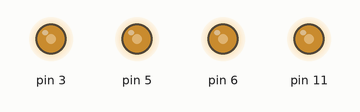
The sketch below on a simulated Arduino Uno, built with avr-gcc and run on an emulated ATmega328P. Shown: output pins drawn as LEDs (lit = HIGH). What the sketch prints to the serial monitor is not drawn.

Above: at 0.1 s.
Timing chart, 0 to 1.6 s (numbered marks = the images above):
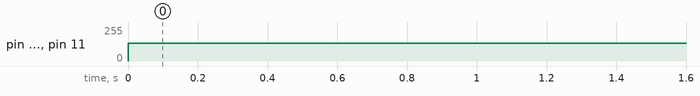

Measured:
- by itself, pin 3, pin 5, pin 6, pin 11: 0/255 → 135/255 at 0.00 s

The sketch:

Motor_Problem.ino
```cpp
#include <T1.h>
#include <Motors.h>
#include <String_To_Float.h>

void setup() {
  // put your setup code here, to run once:
Serial.begin(115200);
init_t1();
init_motors();
config_motors();
/*
Serial.print("TCCR0A = ");
Serial.print (TCCR0A, BIN);
Serial.println("");

Serial.print("TCCR0B = ");
Serial.print (TCCR0B,BIN);
Serial.println("");

Serial.print("TCCR2A = ");
Serial.print (TCCR2A,BIN);
Serial.println("");

Serial.print("TCCR2B = ");
Serial.print (TCCR2B,BIN);
Serial.println("");
*/
/*
write_motor_1(0);
write_motor_2(0);
write_motor_3(0);
write_motor_4(0);
*/


Serial.println("READY");
Serial.println();
}

void loop() {
  // put your main code here, to run repeatedly:
   /*----- DEBUG: READ FROM SERIAL -----*/
   volatile float prevValue;
  float value = read_serial();
  if (value >= 0){
    Serial.print("Input = ");
    Serial.println(value,6);


   write_motor_1(value);
   write_motor_2(value);
   write_motor_3(value);
   write_motor_4(value);

   /*
   Serial.print("OCR0A = ");
    Serial.println(OCR0A);

    Serial.print("OCR0B = ");
    Serial.println(OCR0B);

    Serial.print("OCR2A = ");
    Serial.println(OCR2A);

    Serial.print("OCR2B = ");
    Serial.println(OCR2B);

    Serial.println();
    */
    prevValue = value;
  }
  else {
  value = prevValue;
  }
  /*------------------------------------*/

   write_motor_1(value);
   write_motor_2(value);
   write_motor_3(value);
   write_motor_4(value);


   delay_t1(5);
}
```
